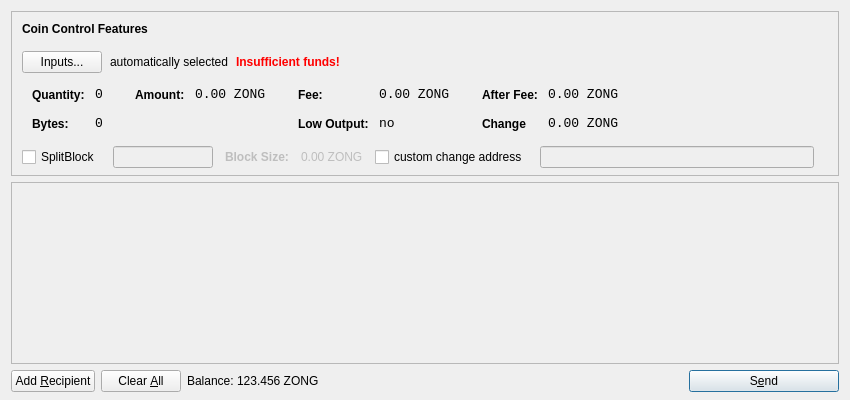
<?xml version="1.0" encoding="UTF-8"?>
<ui version="4.0">
 <class>SendCoinsDialog</class>
 <widget class="QDialog" name="SendCoinsDialog">
  <property name="geometry">
   <rect>
    <x>0</x>
    <y>0</y>
    <width>850</width>
    <height>400</height>
   </rect>
  </property>
  <property name="windowTitle">
   <string>Send Coins</string>
  </property>
  <layout class="QVBoxLayout" name="verticalLayout" stretch="0,1,0">
   <property name="bottomMargin">
    <number>8</number>
   </property>
   <item>
    <widget class="QFrame" name="frameCoinControl">
     <property name="sizePolicy">
      <sizepolicy hsizetype="Expanding" vsizetype="Expanding">
       <horstretch>0</horstretch>
       <verstretch>0</verstretch>
      </sizepolicy>
     </property>
     <property name="maximumSize">
      <size>
       <width>16777215</width>
       <height>16777215</height>
      </size>
     </property>
     <property name="frameShape">
      <enum>QFrame::StyledPanel</enum>
     </property>
     <property name="frameShadow">
      <enum>QFrame::Sunken</enum>
     </property>
     <layout class="QVBoxLayout" name="verticalLayoutCoinControl2">
      <property name="spacing">
       <number>-1</number>
      </property>
      <property name="leftMargin">
       <number>0</number>
      </property>
      <property name="topMargin">
       <number>0</number>
      </property>
      <property name="rightMargin">
       <number>0</number>
      </property>
      <property name="bottomMargin">
       <number>6</number>
      </property>
      <item>
       <layout class="QVBoxLayout" name="verticalLayoutCoinControl" stretch="0,0,0,0,1">
        <property name="spacing">
         <number>0</number>
        </property>
        <property name="leftMargin">
         <number>10</number>
        </property>
        <property name="topMargin">
         <number>10</number>
        </property>
        <item>
         <layout class="QHBoxLayout" name="horizontalLayoutCoinControl1">
          <property name="bottomMargin">
           <number>15</number>
          </property>
          <item>
           <widget class="QLabel" name="labelCoinControlFeatures">
            <property name="sizePolicy">
             <sizepolicy hsizetype="Preferred" vsizetype="Maximum">
              <horstretch>0</horstretch>
              <verstretch>0</verstretch>
             </sizepolicy>
            </property>
            <property name="font">
             <font>
              <weight>75</weight>
              <bold>true</bold>
             </font>
            </property>
            <property name="styleSheet">
             <string notr="true">font-weight:bold;</string>
            </property>
            <property name="text">
             <string>Coin Control Features</string>
            </property>
           </widget>
          </item>
         </layout>
        </item>
        <item>
         <layout class="QHBoxLayout" name="horizontalLayoutCoinControl2" stretch="0,0,0,0">
          <property name="spacing">
           <number>8</number>
          </property>
          <property name="bottomMargin">
           <number>10</number>
          </property>
          <item>
           <widget class="QPushButton" name="pushButtonCoinControl">
            <property name="styleSheet">
             <string notr="true"/>
            </property>
            <property name="text">
             <string>Inputs...</string>
            </property>
           </widget>
          </item>
          <item>
           <widget class="QLabel" name="labelCoinControlAutomaticallySelected">
            <property name="text">
             <string>automatically selected</string>
            </property>
            <property name="margin">
             <number>5</number>
            </property>
           </widget>
          </item>
          <item>
           <widget class="QLabel" name="labelCoinControlInsuffFunds">
            <property name="font">
             <font>
              <weight>75</weight>
              <bold>true</bold>
             </font>
            </property>
            <property name="styleSheet">
             <string notr="true">color:red;font-weight:bold;</string>
            </property>
            <property name="text">
             <string>Insufficient funds!</string>
            </property>
            <property name="margin">
             <number>5</number>
            </property>
           </widget>
          </item>
          <item>
           <spacer name="horizontalSpacerCoinControl">
            <property name="orientation">
             <enum>Qt::Horizontal</enum>
            </property>
            <property name="sizeHint" stdset="0">
             <size>
              <width>40</width>
              <height>1</height>
             </size>
            </property>
           </spacer>
          </item>
         </layout>
        </item>
        <item>
         <widget class="QWidget" name="widgetCoinControl" native="true">
          <property name="sizePolicy">
           <sizepolicy hsizetype="Preferred" vsizetype="Preferred">
            <horstretch>0</horstretch>
            <verstretch>0</verstretch>
           </sizepolicy>
          </property>
          <property name="minimumSize">
           <size>
            <width>0</width>
            <height>0</height>
           </size>
          </property>
          <property name="styleSheet">
           <string notr="true"/>
          </property>
          <layout class="QHBoxLayout" name="horizontalLayoutCoinControl5">
           <property name="margin">
            <number>0</number>
           </property>
           <item>
            <layout class="QHBoxLayout" name="horizontalLayoutCoinControl3" stretch="0,0,0,1">
             <property name="spacing">
              <number>20</number>
             </property>
             <property name="topMargin">
              <number>0</number>
             </property>
             <property name="bottomMargin">
              <number>10</number>
             </property>
             <item>
              <layout class="QFormLayout" name="formLayoutCoinControl1">
               <property name="horizontalSpacing">
                <number>10</number>
               </property>
               <property name="verticalSpacing">
                <number>14</number>
               </property>
               <property name="leftMargin">
                <number>10</number>
               </property>
               <property name="topMargin">
                <number>4</number>
               </property>
               <property name="rightMargin">
                <number>6</number>
               </property>
               <item row="0" column="0">
                <widget class="QLabel" name="labelCoinControlQuantityText">
                 <property name="styleSheet">
                  <string notr="true">font-weight:bold;</string>
                 </property>
                 <property name="text">
                  <string>Quantity:</string>
                 </property>
                 <property name="margin">
                  <number>0</number>
                 </property>
                </widget>
               </item>
               <item row="0" column="1">
                <widget class="QLabel" name="labelCoinControlQuantity">
                 <property name="font">
                  <font>
                   <family>Monospace</family>
                   <pointsize>10</pointsize>
                  </font>
                 </property>
                 <property name="cursor">
                  <cursorShape>IBeamCursor</cursorShape>
                 </property>
                 <property name="contextMenuPolicy">
                  <enum>Qt::ActionsContextMenu</enum>
                 </property>
                 <property name="text">
                  <string>0</string>
                 </property>
                 <property name="margin">
                  <number>0</number>
                 </property>
                 <property name="textInteractionFlags">
                  <set>Qt::LinksAccessibleByMouse|Qt::TextSelectableByKeyboard|Qt::TextSelectableByMouse</set>
                 </property>
                </widget>
               </item>
               <item row="1" column="0">
                <widget class="QLabel" name="labelCoinControlBytesText">
                 <property name="styleSheet">
                  <string notr="true">font-weight:bold;</string>
                 </property>
                 <property name="text">
                  <string>Bytes:</string>
                 </property>
                </widget>
               </item>
               <item row="1" column="1">
                <widget class="QLabel" name="labelCoinControlBytes">
                 <property name="font">
                  <font>
                   <family>Monospace</family>
                   <pointsize>10</pointsize>
                  </font>
                 </property>
                 <property name="cursor">
                  <cursorShape>IBeamCursor</cursorShape>
                 </property>
                 <property name="contextMenuPolicy">
                  <enum>Qt::ActionsContextMenu</enum>
                 </property>
                 <property name="text">
                  <string>0</string>
                 </property>
                 <property name="textInteractionFlags">
                  <set>Qt::LinksAccessibleByMouse|Qt::TextSelectableByKeyboard|Qt::TextSelectableByMouse</set>
                 </property>
                </widget>
               </item>
              </layout>
             </item>
             <item>
              <layout class="QFormLayout" name="formLayoutCoinControl2">
               <property name="horizontalSpacing">
                <number>10</number>
               </property>
               <property name="verticalSpacing">
                <number>14</number>
               </property>
               <property name="leftMargin">
                <number>6</number>
               </property>
               <property name="topMargin">
                <number>4</number>
               </property>
               <property name="rightMargin">
                <number>6</number>
               </property>
               <item row="0" column="0">
                <widget class="QLabel" name="labelCoinControlAmountText">
                 <property name="styleSheet">
                  <string notr="true">font-weight:bold;</string>
                 </property>
                 <property name="text">
                  <string>Amount:</string>
                 </property>
                 <property name="margin">
                  <number>0</number>
                 </property>
                </widget>
               </item>
               <item row="0" column="1">
                <widget class="QLabel" name="labelCoinControlAmount">
                 <property name="font">
                  <font>
                   <family>Monospace</family>
                   <pointsize>10</pointsize>
                  </font>
                 </property>
                 <property name="cursor">
                  <cursorShape>IBeamCursor</cursorShape>
                 </property>
                 <property name="contextMenuPolicy">
                  <enum>Qt::ActionsContextMenu</enum>
                 </property>
                 <property name="text">
                  <string notr="true">0.00 ZONG</string>
                 </property>
                 <property name="textInteractionFlags">
                  <set>Qt::LinksAccessibleByMouse|Qt::TextSelectableByKeyboard|Qt::TextSelectableByMouse</set>
                 </property>
                </widget>
               </item>
              </layout>
             </item>
             <item>
              <layout class="QFormLayout" name="formLayoutCoinControl3">
               <property name="horizontalSpacing">
                <number>10</number>
               </property>
               <property name="verticalSpacing">
                <number>14</number>
               </property>
               <property name="leftMargin">
                <number>6</number>
               </property>
               <property name="topMargin">
                <number>4</number>
               </property>
               <property name="rightMargin">
                <number>6</number>
               </property>
               <item row="0" column="0">
                <widget class="QLabel" name="labelCoinControlFeeText">
                 <property name="styleSheet">
                  <string notr="true">font-weight:bold;</string>
                 </property>
                 <property name="text">
                  <string>Fee:</string>
                 </property>
                 <property name="margin">
                  <number>0</number>
                 </property>
                </widget>
               </item>
               <item row="0" column="1">
                <widget class="QLabel" name="labelCoinControlFee">
                 <property name="font">
                  <font>
                   <family>Monospace</family>
                   <pointsize>10</pointsize>
                  </font>
                 </property>
                 <property name="cursor">
                  <cursorShape>IBeamCursor</cursorShape>
                 </property>
                 <property name="contextMenuPolicy">
                  <enum>Qt::ActionsContextMenu</enum>
                 </property>
                 <property name="text">
                  <string notr="true">0.00 ZONG</string>
                 </property>
                 <property name="textInteractionFlags">
                  <set>Qt::LinksAccessibleByMouse|Qt::TextSelectableByKeyboard|Qt::TextSelectableByMouse</set>
                 </property>
                </widget>
               </item>
               <item row="1" column="0">
                <widget class="QLabel" name="labelCoinControlLowOutputText">
                 <property name="styleSheet">
                  <string notr="true">font-weight:bold;</string>
                 </property>
                 <property name="text">
                  <string>Low Output:</string>
                 </property>
                </widget>
               </item>
               <item row="1" column="1">
                <widget class="QLabel" name="labelCoinControlLowOutput">
                 <property name="font">
                  <font>
                   <family>Monospace</family>
                   <pointsize>10</pointsize>
                  </font>
                 </property>
                 <property name="cursor">
                  <cursorShape>IBeamCursor</cursorShape>
                 </property>
                 <property name="contextMenuPolicy">
                  <enum>Qt::ActionsContextMenu</enum>
                 </property>
                 <property name="text">
                  <string>no</string>
                 </property>
                 <property name="textInteractionFlags">
                  <set>Qt::LinksAccessibleByMouse|Qt::TextSelectableByKeyboard|Qt::TextSelectableByMouse</set>
                 </property>
                </widget>
               </item>
              </layout>
             </item>
             <item>
              <layout class="QFormLayout" name="formLayoutCoinControl4">
               <property name="horizontalSpacing">
                <number>10</number>
               </property>
               <property name="verticalSpacing">
                <number>14</number>
               </property>
               <property name="leftMargin">
                <number>6</number>
               </property>
               <property name="topMargin">
                <number>4</number>
               </property>
               <property name="rightMargin">
                <number>6</number>
               </property>
               <item row="0" column="0">
                <widget class="QLabel" name="labelCoinControlAfterFeeText">
                 <property name="styleSheet">
                  <string notr="true">font-weight:bold;</string>
                 </property>
                 <property name="text">
                  <string>After Fee:</string>
                 </property>
                 <property name="margin">
                  <number>0</number>
                 </property>
                </widget>
               </item>
               <item row="0" column="1">
                <widget class="QLabel" name="labelCoinControlAfterFee">
                 <property name="font">
                  <font>
                   <family>Monospace</family>
                   <pointsize>10</pointsize>
                  </font>
                 </property>
                 <property name="cursor">
                  <cursorShape>IBeamCursor</cursorShape>
                 </property>
                 <property name="contextMenuPolicy">
                  <enum>Qt::ActionsContextMenu</enum>
                 </property>
                 <property name="text">
                  <string notr="true">0.00 ZONG</string>
                 </property>
                 <property name="textInteractionFlags">
                  <set>Qt::LinksAccessibleByMouse|Qt::TextSelectableByKeyboard|Qt::TextSelectableByMouse</set>
                 </property>
                </widget>
               </item>
               <item row="1" column="0">
                <widget class="QLabel" name="labelCoinControlChangeText">
                 <property name="styleSheet">
                  <string notr="true">font-weight:bold;</string>
                 </property>
                 <property name="text">
                  <string>Change</string>
                 </property>
                </widget>
               </item>
               <item row="1" column="1">
                <widget class="QLabel" name="labelCoinControlChange">
                 <property name="font">
                  <font>
                   <family>Monospace</family>
                   <pointsize>10</pointsize>
                  </font>
                 </property>
                 <property name="cursor">
                  <cursorShape>IBeamCursor</cursorShape>
                 </property>
                 <property name="contextMenuPolicy">
                  <enum>Qt::ActionsContextMenu</enum>
                 </property>
                 <property name="text">
                  <string notr="true">0.00 ZONG</string>
                 </property>
                 <property name="textInteractionFlags">
                  <set>Qt::LinksAccessibleByMouse|Qt::TextSelectableByKeyboard|Qt::TextSelectableByMouse</set>
                 </property>
                </widget>
               </item>
              </layout>
             </item>
            </layout>
           </item>
          </layout>
         </widget>
        </item>
        <item>
         <layout class="QHBoxLayout" name="horizontalLayoutCoinControl4" stretch="0,0,0">
          <property name="spacing">
           <number>12</number>
          </property>
          <property name="sizeConstraint">
           <enum>QLayout::SetDefaultConstraint</enum>
          </property>
          <property name="topMargin">
           <number>5</number>
          </property>
          <property name="rightMargin">
           <number>5</number>
          </property>
          <item>
            <widget class="QCheckBox" name="splitBlockCheckBox">
              <property name="text">
                <string>SplitBlock</string>
              </property>
            </widget>
          </item>
          <item>
            <widget class="QLineEdit" name="splitBlockLineEdit">
              <property name="enabled">
                <bool>false</bool>
              </property>
              <property name="sizePolicy">
                <sizepolicy hsizetype="Fixed" vsizetype="Fixed">
                  <horstretch>0</horstretch>
                  <verstretch>0</verstretch>
                </sizepolicy>
              </property>
              <property name="maximumSize">
                <size>
                  <width>100</width>
                  <height>16777215</height>
                </size>
              </property>
            </widget>
          </item>
          <item>
            <widget class="QLabel" name="labelBlockSizeText">
              <property name="enabled">
                <bool>false</bool>
              </property>
              <property name="font">
                <font>
                  <weight>75</weight>
                  <bold>true</bold>
                </font>
              </property>
              <property name="text">
                <string>Block Size:</string>
              </property>
            </widget>
          </item>
          <item>
            <widget class="QLabel" name="labelBlockSize">
              <property name="enabled">
                <bool>false</bool>
              </property>
              <property name="text">
                <string>0.00 ZONG</string>
              </property>
            </widget>
          </item>
          <item>
           <widget class="QCheckBox" name="checkBoxCoinControlChange">
            <property name="text">
             <string>custom change address</string>
            </property>
           </widget>
          </item>
          <item>
           <widget class="QLineEdit" name="lineEditCoinControlChange">
            <property name="enabled">
             <bool>false</bool>
            </property>
            <property name="sizePolicy">
             <sizepolicy hsizetype="Expanding" vsizetype="Fixed">
              <horstretch>0</horstretch>
              <verstretch>0</verstretch>
             </sizepolicy>
            </property>
           </widget>
          </item>
          <item>
           <widget class="QLabel" name="labelCoinControlChangeLabel">
            <property name="sizePolicy">
             <sizepolicy hsizetype="Preferred" vsizetype="Expanding">
              <horstretch>0</horstretch>
              <verstretch>0</verstretch>
             </sizepolicy>
            </property>
            <property name="minimumSize">
             <size>
              <width>0</width>
              <height>0</height>
             </size>
            </property>
            <property name="text">
             <string/>
            </property>
            <property name="margin">
             <number>3</number>
            </property>
           </widget>
          </item>
         </layout>
        </item>
        <item>
         <spacer name="verticalSpacerCoinControl">
          <property name="orientation">
           <enum>Qt::Vertical</enum>
          </property>
          <property name="sizeHint" stdset="0">
           <size>
            <width>800</width>
            <height>1</height>
           </size>
          </property>
         </spacer>
        </item>
       </layout>
      </item>
     </layout>
    </widget>
   </item>
   <item>
    <widget class="QScrollArea" name="scrollArea">
     <property name="widgetResizable">
      <bool>true</bool>
     </property>
     <widget class="QWidget" name="scrollAreaWidgetContents">
      <property name="geometry">
       <rect>
        <x>0</x>
        <y>0</y>
        <width>830</width>
        <height>165</height>
       </rect>
      </property>
      <layout class="QVBoxLayout" name="verticalLayout_2">
       <property name="margin">
        <number>0</number>
       </property>
       <item>
        <layout class="QVBoxLayout" name="entries">
         <property name="spacing">
          <number>6</number>
         </property>
        </layout>
       </item>
       <item>
        <spacer name="verticalSpacer">
         <property name="orientation">
          <enum>Qt::Vertical</enum>
         </property>
         <property name="sizeHint" stdset="0">
          <size>
           <width>20</width>
           <height>40</height>
          </size>
         </property>
        </spacer>
       </item>
      </layout>
     </widget>
    </widget>
   </item>
   <item>
    <layout class="QHBoxLayout" name="horizontalLayout">
     <item>
      <widget class="QPushButton" name="addButton">
       <property name="toolTip">
        <string>Send to multiple recipients at once</string>
       </property>
       <property name="text">
        <string>Add &amp;Recipient</string>
       </property>
       <property name="autoDefault">
        <bool>false</bool>
       </property>
      </widget>
     </item>
     <item>
      <widget class="QPushButton" name="clearButton">
       <property name="sizePolicy">
        <sizepolicy hsizetype="Minimum" vsizetype="Fixed">
         <horstretch>0</horstretch>
         <verstretch>0</verstretch>
        </sizepolicy>
       </property>
       <property name="toolTip">
        <string>Remove all transaction fields</string>
       </property>
       <property name="text">
        <string>Clear &amp;All</string>
       </property>
       <property name="autoRepeatDelay">
        <number>300</number>
       </property>
       <property name="autoDefault">
        <bool>false</bool>
       </property>
      </widget>
     </item>
     <item>
      <layout class="QHBoxLayout" name="horizontalLayout_2">
       <property name="spacing">
        <number>3</number>
       </property>
       <item>
        <widget class="QLabel" name="label">
         <property name="sizePolicy">
          <sizepolicy hsizetype="Preferred" vsizetype="Fixed">
           <horstretch>0</horstretch>
           <verstretch>0</verstretch>
          </sizepolicy>
         </property>
         <property name="text">
          <string>Balance:</string>
         </property>
        </widget>
       </item>
       <item>
        <widget class="QLabel" name="labelBalance">
         <property name="sizePolicy">
          <sizepolicy hsizetype="Preferred" vsizetype="Fixed">
           <horstretch>0</horstretch>
           <verstretch>0</verstretch>
          </sizepolicy>
         </property>
         <property name="cursor">
          <cursorShape>IBeamCursor</cursorShape>
         </property>
         <property name="text">
          <string notr="true">123.456 ZONG</string>
         </property>
         <property name="textInteractionFlags">
          <set>Qt::LinksAccessibleByMouse|Qt::TextSelectableByKeyboard|Qt::TextSelectableByMouse</set>
         </property>
        </widget>
       </item>
      </layout>
     </item>
     <item>
      <spacer name="horizontalSpacer">
       <property name="orientation">
        <enum>Qt::Horizontal</enum>
       </property>
       <property name="sizeHint" stdset="0">
        <size>
         <width>40</width>
         <height>20</height>
        </size>
       </property>
      </spacer>
     </item>
     <item>
      <widget class="QPushButton" name="sendButton">
       <property name="minimumSize">
        <size>
         <width>150</width>
         <height>0</height>
        </size>
       </property>
       <property name="toolTip">
        <string>Confirm the send action</string>
       </property>
       <property name="text">
        <string>S&amp;end</string>
       </property>
       <property name="icon">
        <iconset resource="../bitcoin.qrc">
         <normaloff>:/icons/send</normaloff>:/icons/send</iconset>
       </property>
       <property name="default">
        <bool>true</bool>
       </property>
      </widget>
     </item>
    </layout>
   </item>
  </layout>
 </widget>
 <resources>
  <include location="../bitcoin.qrc"/>
 </resources>
 <connections/>
</ui>
